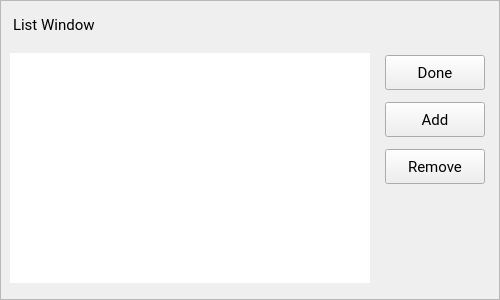
<?xml version="1.0" encoding="UTF-8"?>
<ui version="4.0">
 <class>ListWindow</class>
 <widget class="QMainWindow" name="ListWindow">
  <property name="geometry">
   <rect>
    <x>0</x>
    <y>0</y>
    <width>500</width>
    <height>300</height>
   </rect>
  </property>
  <property name="sizePolicy">
   <sizepolicy hsizetype="Fixed" vsizetype="Fixed">
    <horstretch>0</horstretch>
    <verstretch>0</verstretch>
   </sizepolicy>
  </property>
  <property name="minimumSize">
   <size>
    <width>500</width>
    <height>300</height>
   </size>
  </property>
  <property name="maximumSize">
   <size>
    <width>500</width>
    <height>300</height>
   </size>
  </property>
  <property name="windowTitle">
   <string/>
  </property>
  <property name="windowIcon">
   <iconset resource="../resources/resources.qrc">
    <normaloff>:/icons/db.ico</normaloff>:/icons/db.ico</iconset>
  </property>
  <property name="toolTipDuration">
   <number>-1</number>
  </property>
  <property name="locale">
   <locale language="English" country="UnitedStates"/>
  </property>
  <widget class="QWidget" name="central_widget">
   <property name="locale">
    <locale language="English" country="UnitedStates"/>
   </property>
   <layout class="QVBoxLayout" name="verticalLayout_2">
    <property name="leftMargin">
     <number>0</number>
    </property>
    <property name="topMargin">
     <number>0</number>
    </property>
    <property name="rightMargin">
     <number>0</number>
    </property>
    <property name="bottomMargin">
     <number>0</number>
    </property>
    <item>
     <widget class="QFrame" name="main_frame">
      <property name="frameShape">
       <enum>QFrame::StyledPanel</enum>
      </property>
      <property name="frameShadow">
       <enum>QFrame::Raised</enum>
      </property>
      <layout class="QVBoxLayout" name="verticalLayout">
       <item>
        <widget class="QFrame" name="title_frame">
         <property name="sizePolicy">
          <sizepolicy hsizetype="Expanding" vsizetype="Maximum">
           <horstretch>0</horstretch>
           <verstretch>0</verstretch>
          </sizepolicy>
         </property>
         <property name="minimumSize">
          <size>
           <width>0</width>
           <height>30</height>
          </size>
         </property>
         <property name="maximumSize">
          <size>
           <width>16777215</width>
           <height>30</height>
          </size>
         </property>
         <property name="frameShape">
          <enum>QFrame::NoFrame</enum>
         </property>
         <property name="frameShadow">
          <enum>QFrame::Raised</enum>
         </property>
         <widget class="QLabel" name="title_label">
          <property name="geometry">
           <rect>
            <x>3</x>
            <y>4</y>
            <width>301</width>
            <height>21</height>
           </rect>
          </property>
          <property name="font">
           <font>
            <family>Roboto</family>
            <pointsize>11</pointsize>
            <weight>50</weight>
            <italic>false</italic>
            <bold>false</bold>
           </font>
          </property>
          <property name="styleSheet">
           <string notr="true"/>
          </property>
          <property name="text">
           <string>List Window</string>
          </property>
         </widget>
        </widget>
       </item>
       <item>
        <widget class="QFrame" name="content_frame">
         <property name="sizePolicy">
          <sizepolicy hsizetype="Preferred" vsizetype="Maximum">
           <horstretch>0</horstretch>
           <verstretch>0</verstretch>
          </sizepolicy>
         </property>
         <property name="minimumSize">
          <size>
           <width>0</width>
           <height>230</height>
          </size>
         </property>
         <property name="styleSheet">
          <string notr="true"/>
         </property>
         <property name="frameShape">
          <enum>QFrame::NoFrame</enum>
         </property>
         <property name="frameShadow">
          <enum>QFrame::Raised</enum>
         </property>
         <layout class="QHBoxLayout" name="horizontalLayout_3">
          <property name="spacing">
           <number>0</number>
          </property>
          <property name="leftMargin">
           <number>0</number>
          </property>
          <property name="topMargin">
           <number>0</number>
          </property>
          <property name="rightMargin">
           <number>0</number>
          </property>
          <property name="bottomMargin">
           <number>0</number>
          </property>
          <item>
           <widget class="QListView" name="file_list_view">
            <property name="maximumSize">
             <size>
              <width>16777215</width>
              <height>230</height>
             </size>
            </property>
            <property name="font">
             <font>
              <family>Roboto</family>
             </font>
            </property>
            <property name="frameShape">
             <enum>QFrame::NoFrame</enum>
            </property>
            <property name="editTriggers">
             <set>QAbstractItemView::NoEditTriggers</set>
            </property>
            <property name="selectionMode">
             <enum>QAbstractItemView::ContiguousSelection</enum>
            </property>
           </widget>
          </item>
          <item>
           <widget class="QFrame" name="actions_frame">
            <property name="sizePolicy">
             <sizepolicy hsizetype="Preferred" vsizetype="Expanding">
              <horstretch>0</horstretch>
              <verstretch>0</verstretch>
             </sizepolicy>
            </property>
            <property name="minimumSize">
             <size>
              <width>0</width>
              <height>0</height>
             </size>
            </property>
            <property name="maximumSize">
             <size>
              <width>16777215</width>
              <height>16777215</height>
             </size>
            </property>
            <property name="frameShape">
             <enum>QFrame::NoFrame</enum>
            </property>
            <property name="frameShadow">
             <enum>QFrame::Raised</enum>
            </property>
            <layout class="QVBoxLayout" name="verticalLayout_3">
             <property name="sizeConstraint">
              <enum>QLayout::SetDefaultConstraint</enum>
             </property>
             <property name="leftMargin">
              <number>15</number>
             </property>
             <property name="rightMargin">
              <number>5</number>
             </property>
             <property name="bottomMargin">
              <number>100</number>
             </property>
             <item>
              <widget class="QPushButton" name="done_btn">
               <property name="minimumSize">
                <size>
                 <width>100</width>
                 <height>35</height>
                </size>
               </property>
               <property name="font">
                <font>
                 <family>Roboto</family>
                 <pointsize>11</pointsize>
                 <weight>50</weight>
                 <bold>false</bold>
                </font>
               </property>
               <property name="text">
                <string>Done</string>
               </property>
              </widget>
             </item>
             <item>
              <spacer name="vertical_spacer">
               <property name="orientation">
                <enum>Qt::Vertical</enum>
               </property>
               <property name="sizeType">
                <enum>QSizePolicy::Fixed</enum>
               </property>
               <property name="sizeHint" stdset="0">
                <size>
                 <width>0</width>
                 <height>30</height>
                </size>
               </property>
              </spacer>
             </item>
             <item>
              <widget class="QPushButton" name="add_btn">
               <property name="minimumSize">
                <size>
                 <width>100</width>
                 <height>35</height>
                </size>
               </property>
               <property name="font">
                <font>
                 <family>Roboto</family>
                 <pointsize>11</pointsize>
                </font>
               </property>
               <property name="text">
                <string>Add</string>
               </property>
              </widget>
             </item>
             <item>
              <spacer name="vertical_spacer_1">
               <property name="orientation">
                <enum>Qt::Vertical</enum>
               </property>
               <property name="sizeType">
                <enum>QSizePolicy::Fixed</enum>
               </property>
               <property name="sizeHint" stdset="0">
                <size>
                 <width>0</width>
                 <height>30</height>
                </size>
               </property>
              </spacer>
             </item>
             <item>
              <widget class="QPushButton" name="remove_btn">
               <property name="sizePolicy">
                <sizepolicy hsizetype="Minimum" vsizetype="Fixed">
                 <horstretch>0</horstretch>
                 <verstretch>0</verstretch>
                </sizepolicy>
               </property>
               <property name="minimumSize">
                <size>
                 <width>100</width>
                 <height>35</height>
                </size>
               </property>
               <property name="maximumSize">
                <size>
                 <width>16777215</width>
                 <height>16777215</height>
                </size>
               </property>
               <property name="font">
                <font>
                 <family>Roboto</family>
                 <pointsize>11</pointsize>
                </font>
               </property>
               <property name="text">
                <string>Remove</string>
               </property>
              </widget>
             </item>
             <item>
              <spacer name="vertical_spacer_2">
               <property name="orientation">
                <enum>Qt::Vertical</enum>
               </property>
               <property name="sizeType">
                <enum>QSizePolicy::Fixed</enum>
               </property>
               <property name="sizeHint" stdset="0">
                <size>
                 <width>0</width>
                 <height>30</height>
                </size>
               </property>
              </spacer>
             </item>
            </layout>
           </widget>
          </item>
         </layout>
        </widget>
       </item>
      </layout>
     </widget>
    </item>
   </layout>
  </widget>
 </widget>
 <resources>
  <include location="../resources/resources.qrc"/>
 </resources>
 <connections/>
</ui>
